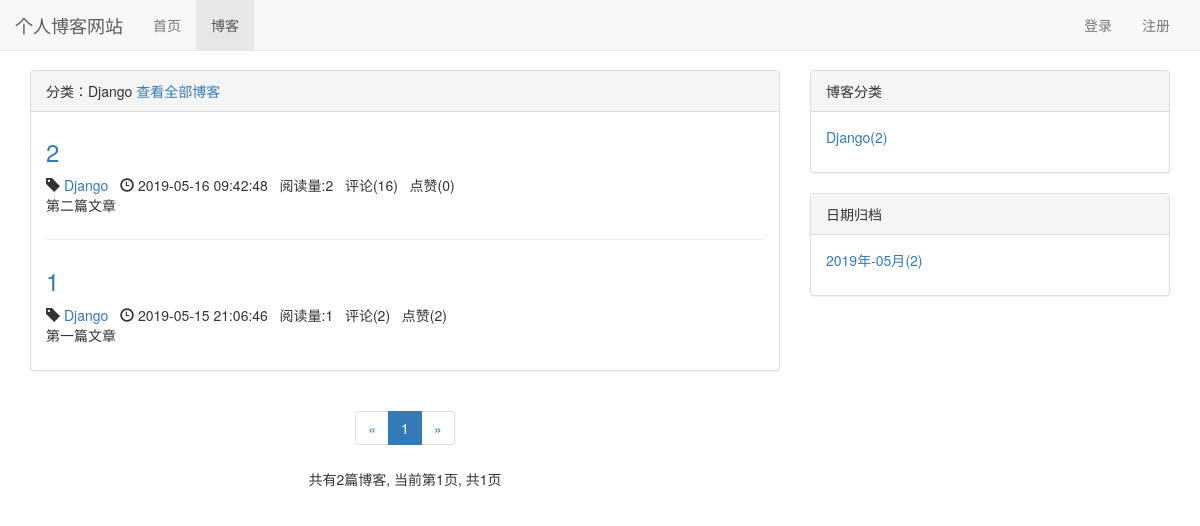
The page /blog/type/1 on the database its author committed.
### blog/models.py (models this page shows, shortened)
class BlogType(models.Model):
    type_name=models.CharField(max_length=15)
    def __str__(self):
        return self.type_name

class Blog(models.Model,ReadNumExpandMethod):  #向模型引入阅读量,Blog类还继承了ReadNumExpandMethod类
    title=models.CharField(max_length=50)
    blog_type=models.ForeignKey(BlogType,on_delete=models.CASCADE)
    content=RichTextUploadingField ()  #富文本
    author=models.ForeignKey(User,on_delete=models.CASCADE)
    read_details=GenericRelation(ReadDetail)
    created_time=models.DateTimeField(auto_now_add=True)
    last_updated_time=models.DateTimeField(auto_now=True)
    class Meta:
        ordering=['-created_time']  #-created_time符号表示倒序

### read_statistics/models.py (models this page shows)
class ReadNum(models.Model):
    read_num=models.IntegerField(default=0)
    content_type=models.ForeignKey(ContentType,on_delete=models.CASCADE)
    object_id=models.PositiveIntegerField()
    content_object=GenericForeignKey('content_type','object_id')

### likes/models.py (models this page shows)
class LikeCount(models.Model):
    content_type = models.ForeignKey(ContentType, on_delete=models.CASCADE)
    object_id = models.PositiveIntegerField()
    content_object = GenericForeignKey('content_type', 'object_id')
    liked_num=models.IntegerField(default=0)#已点赞数

### blog/views.py (the view)
# urls.py: path('type/<int:blog_type_pk>',views.blogs_with_type,name="blogs_with_type"),
def blogs_with_type(request,blog_type_pk):
    blog_type=get_object_or_404(BlogType,pk=blog_type_pk)
    blogs_all_list = Blog.objects.filter(blog_type=blog_type)
    context = get_blog_list_common_date(request,blogs_all_list)
    context['blog_type'] = blog_type
    return render(request,'blog/blogs_with_type.html',context)

### comment/templatetags/comment_tags.py (called while the page is built)
@register.simple_tag
def get_comment_count(obj):
    content_type=ContentType.objects.get_for_model(obj)
    return Comment.objects.filter(content_type=content_type, object_id=obj.pk).count()

### likes/templatetags/likes_tags.py (called while the page is built)
@register.simple_tag
def get_like_count(obj):
    content_type=ContentType.objects.get_for_model(obj)
    like_count,created=LikeCount.objects.get_or_create(content_type=content_type,object_id=obj.pk)
    return like_count.liked_num

### read_statistics/models.py (called while the page is built)
    def get_read_num(self):   #get_read_num这是个函数，但是在另一个模型中引用了，所以也是个字段名
        try:
            ct = ContentType.objects.get_for_model(self)
            readnum = ReadNum.objects.get(content_type=ct, object_id=self.pk)
            return readnum.read_num
        except exceptions.ObjectDoesNotExist:
            return 0

### user/context_processors.py (called while the page is built)
def login_model_form(request):
    return {'login_model_form':LoginForm()}

### blog/templates/blog/blogs_with_type.html (shortened to what this page needs)
{% extends 'blog/blog_list.html' %}
{% block blog_list_title %}
分类：{{ blog_type.type_name }}
<a href="{% url 'blog_list' %}">查看全部博客</a>
{% endblock %}

### blog/templates/blog/blog_list.html (shortened to what this page needs)
{% extends 'base.html' %}
{% block nav_blog_active %}
active
{% endblock %}
{% load staticfiles %}
{% load comment_tags %}
{% load likes_tags %}
{% block header_extends %}
<link rel="stylesheet" href="{% static 'blog.css' %}">
{% endblock %}
{% block content %}
    <div class="container">
        <div class="row">
            <div class="col-xs-12 col-sm-8 col-md-8">
                <div class="panel panel-default">
                    <div class="panel-heading">{% block blog_list_title %}{% endblock %}</div>
                        <div class="panel-body">
                            {% for blog in blogs %}
                                <div class="blog">
                                    <h3><a href="{% url 'blog_detail' blog.pk %}">{{ blog.title }}</a></h3>
                                    <p class="blog-info">
                                        <span class="glyphicon glyphicon-tag"></span>
                                        <a href="{% url 'blogs_with_type' blog.blog_type.pk %}">{{ blog.blog_type }}</a>
                                        &nbsp;&nbsp;<span class="glyphicon glyphicon-time"></span>
                                        {{ blog.created_time|date:"Y-m-d H:i:s" }}&nbsp;&nbsp;
                                        阅读量:{{ blog.get_read_num }}&nbsp;&nbsp;
                                        评论({% get_comment_count blog %})&nbsp;&nbsp;
                                        点赞({% get_like_count blog %})
                                    </p>
                                    <p>{{ blog.content|striptags|truncatechars:120 }}</p>
                                </div>
                            {% empty %}
                                <div class="blog">
                                    <h3>-- 暂无博客，敬请期待 --</h3>
                                </div>
                            {% endfor %}
                    </div>
                </div>
                <div class="paginator">
                    <ul class="pagination">
                        <li>
                            {% if page_of_blogs.has_previous %}
                              <a href="?page={{ page_of_blogs.previous_page_number }}" aria-label="Previous">
                                <span aria-hidden="true">&laquo;</span>
                              </a>
                            {% else %}
                                <span aria-hidden="true">&laquo;</span>
                            {% endif %}
                        </li>
                        {% for page_num in page_range %}
                            {% if page_num == page_of_blogs.number %}
                                <li class="active"><span>{{ page_num }}</span></li>
                            {% else %}
                                {% if page_num == '...' %}
                                       <li><span>{{ page_num }}</span></li>
                                {% else %}
                                    <li><a href="?page={{ page_num }}">{{ page_num }}</a></li>
                                {% endif %}
                        {% endif %}
                        {% endfor %}
                        <li>
                          {% if page_of_blogs.has_next %}
                              <a href="?page={{ page_of_blogs.next_page_number }}" aria-label="Next">
                                <span aria-hidden="true">&raquo;</span>
                              </a>
                            {% else %}
                                <span aria-hidden="true">&raquo;</span>
                            {% endif %}
                        </li>
                    </ul>
                         <p>
                             共有{{ page_of_blogs.paginator.count }}篇博客,
                             当前第{{ page_of_blogs.number }}页,
                             共{{ page_of_blogs.paginator.num_pages }}页
                         </p>
                </div>
            </div>
            <div class="hidden-xs col-sm-4 col-md-4">
                <div class="panel panel-default">
                  <div class="panel-heading">博客分类</div>
                      <div class="panel-body">
                        <ul class="blog-types">
                            {% for blog_type in blog_types %}
                              <li><a href="{% url 'blogs_with_type' blog_type.pk %}">
                                  {{blog_type.type_name}}({{ blog_type.blog_count }})
                              </a></li>
                            {% empty %}
                                <li>暂无分类</li>
                            {% endfor %}
                        </ul>
                      </div>
                </div>
                <div class="panel panel-default">
                    <div class="panel-heading">日期归档</div>
                    <div class="panel-body">
                        <ul>
                            {%  for blog_date,blog_count in blog_dates.items %}
                                <li>
                                    <a href="{% url 'blogs_with_date' blog_date.year blog_date.month %}">
                                        {{ blog_date|date:"Y年-m月" }}({{ blog_count }})
                                    </a>
                                </li>
                            {% endfor %}
                        </ul>
                    </div>
                </div>
            </div>
        </div>
    </div>
{% endblock %}

### static/base.css (style rules this page uses)
* { margin:0; padding:0; }
body { margin-top:70px!important; }
ul { list-style-type: none; }

### blog/static/blog.css (style rules this page uses)
ul.blog-types { list-style-type: none; }
div.blog:not(:last-child) { margin-bottom:2em; padding-bottom:1em; border-bottom:1px solid #eee; }
div.blog h3 { margin-top:0.5em; }
div.blog p.blog-info { margin-bottom:0; }
div.paginator { text-align:center; }

### rows shown on the page
BlogType: type_name "Django", blog_count "2"
Blog: title "2", blog_type "Django", created_time "2019-05-16 09:42:48", get_read_num "2", id "16", id.liked_num "0", content "第二篇文章"
Blog: title "1", blog_type "Django", created_time "2019-05-15 21:06:46", get_read_num "1", id "2", id.liked_num "2", content "第一篇文章"

### other values the page prints
{{ page_num }} "1"
{{ page_of_blogs.paginator.count }} "2"
{{ page_of_blogs.number }} "1"
{{ page_of_blogs.paginator.num_pages }} "1"
{{ blog_date|date:"Y年-m月" }} "2019年-05月"
{{ blog_count }} "2"
